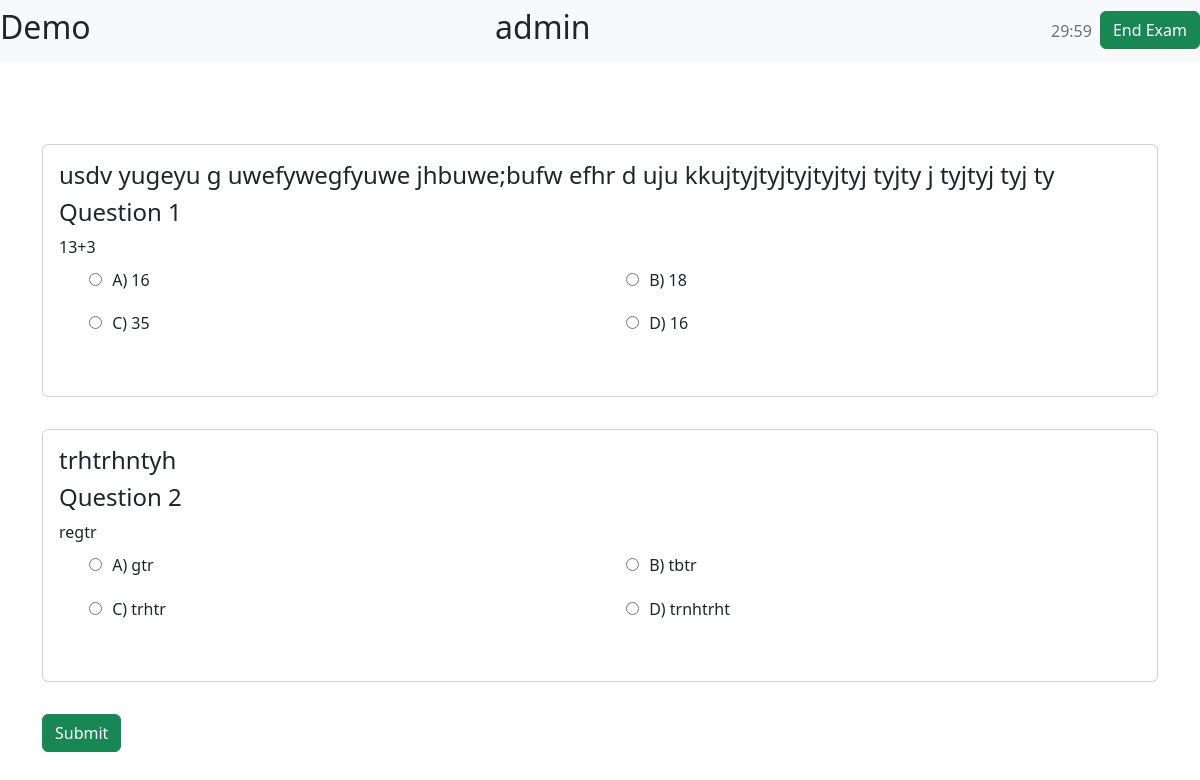
The app's page /demo/ (signed in) with its own data.
### exam/models.py (models this page shows)
class Demo(models.Model):
    essay=models.TextField()
    Quest=models.TextField()
    op1=models.CharField(max_length=100)
    op2=models.CharField(max_length=100)
    op3=models.CharField(max_length=100)
    op4=models.CharField(max_length=100)

### exam/views.py (the view)
# urls.py: path('demo/',views.demo,name='demo'),
def demo(request):
    demo=Demo.objects.all()
    context={
        "demo":demo
    }
    return render(request,"exam/demo.html",context)

### exam/templates/exam/demo.html (shortened to what this page needs)
<!DOCTYPE html>
<html lang="en">
<head>
    {% load static %}
    <link href="https://cdn.jsdelivr.net/npm/bootstrap@5.2.2/dist/css/bootstrap.min.css" rel="stylesheet">
    <link rel="stylesheet" href="{% static 'exam/css/index.css' %}">
</head>
<body>
    <header class="container ">
        <nav class="navbar navbar-expand-sm bg-light justify-content-space-around">
            <h2>Demo</h2>
            <h2>{{user.username}}</h2>
            <ul class="navbar-nav">
                <li class="nav-item">
                    <a class="nav-link timer" href="" id="timer"></a>
                </li>
                <a href=""><button class="btn btn-success" onClick="getanswer();" data-bs-toggle="modal" data-bs-target="#staticBackdrop">End Exam</button></a>
            </ul>
        </nav>
    </header>
    <main>
        <div class="container mt-5">
            <div class="container-wrapper pt-5">
                {% for m in demo %}
                <div class="card">
                    <div class="card-body">
                        <h4>{{m.essay}}</h4>
                        <h4>Question {{m.pk}}</h4>
                        <div class="card-text">
                                {{m.Quest}}
                                <ul class="row">
                                    <li class="col-md-6 rb">
                                        <input type="radio" value="{{m.op1}}" name='{{m.pk}}'>
                                        <label for="a">A) {{m.op1}}</label>
                                    </li>
                                    <li class="col-md-6 rb">
                                        <input type="radio" value="{{m.op2}}" name='{{m.pk}}'>
                                        <label for="b">B) {{m.op2}}</label>
                                    </li>
                                    <li class="col-md-6 rb">
                                        <input type="radio" value="{{m.op3}}" name='{{m.pk}}'>
                                        <label for="c">C) {{m.op3}}</label>
                                    </li>
                                    <li class="col-md-6 rb">
                                        <input type="radio" value="{{m.op4}}" name='{{m.pk}}'>
                                        <label for="d">D) {{m.op4}}</label>
                                    </li>
                                    <li class="col-md-6 rb">
                                    </li>
                                </ul>
                        </div>
                    </div>
                </div>
                {% endfor%}
                <a href="{% url 'home' %}"><button class="btn btn-success" value="submit" id="b1" onClick="getanswer();">Submit</button></a>
            </div>
        </div>
    </main>
</body>
</html>

### exam/static/exam/css/index.css (style rules this page uses)
body { margin-top: 2rem; }
.navbar { justify-content: space-between; width: 100%; position: fixed; left: 0; top: 0; z-index: 100; }
.navbar .navbar-nav { justify-content: space-around; }
.container-wrapper { margin-top: 4rem; }
.nav-item { padding-left: 3rem; }
.card { margin: 2rem 0; }
.row { list-style-type: none; }
label { padding-left: .4rem; }
.col-md-6 { padding: .6rem; }

### records on screen
Demo: essay "usdv yugeyu g uwefywegfyuwe jhbuwe;bufw efhr d uju kkujtyjtyjtyjtyjtyj tyjty j tyjtyj tyj ty", pk "1", Quest "13+3", op1 "16", op2 "18", op3 "35", op4 "16"
Demo: essay "trhtrhntyh", pk "2", Quest "regtr", op1 "gtr", op2 "tbtr", op3 "trhtr", op4 "trnhtrht"

### other values on screen
{{ user.username }} "admin"
